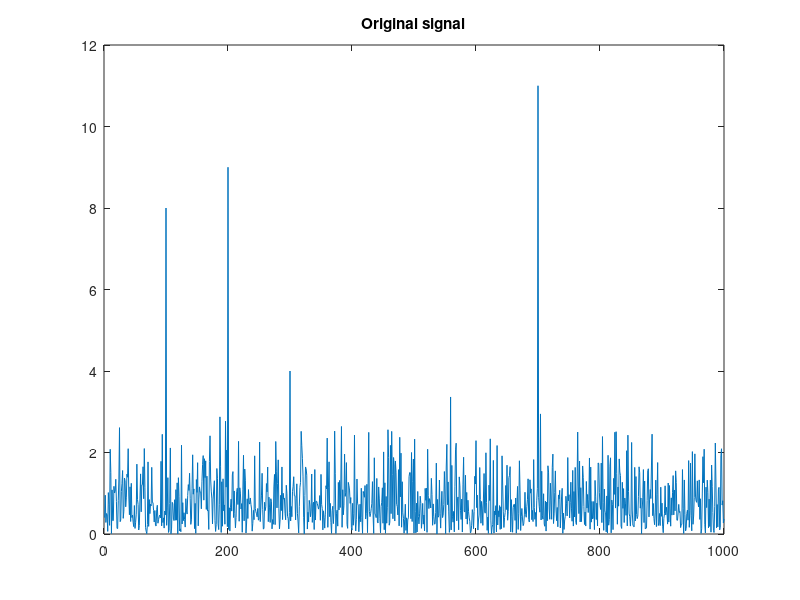
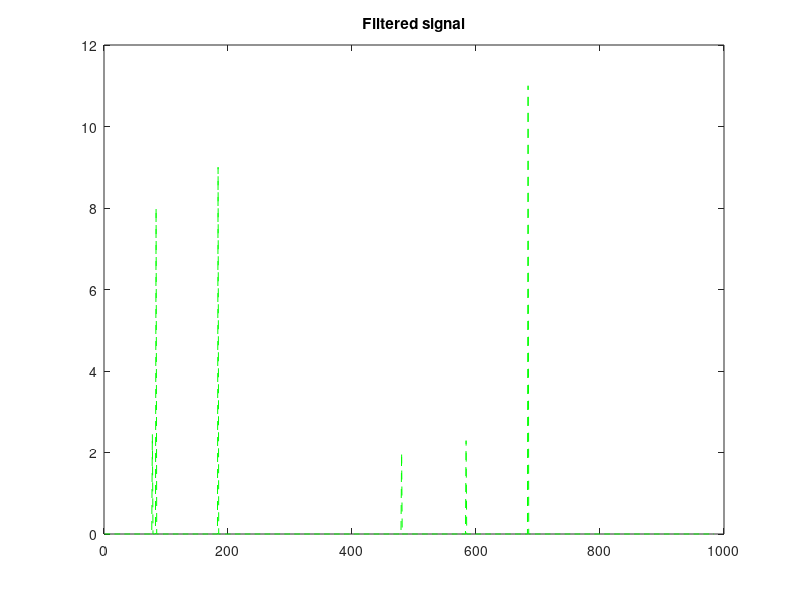
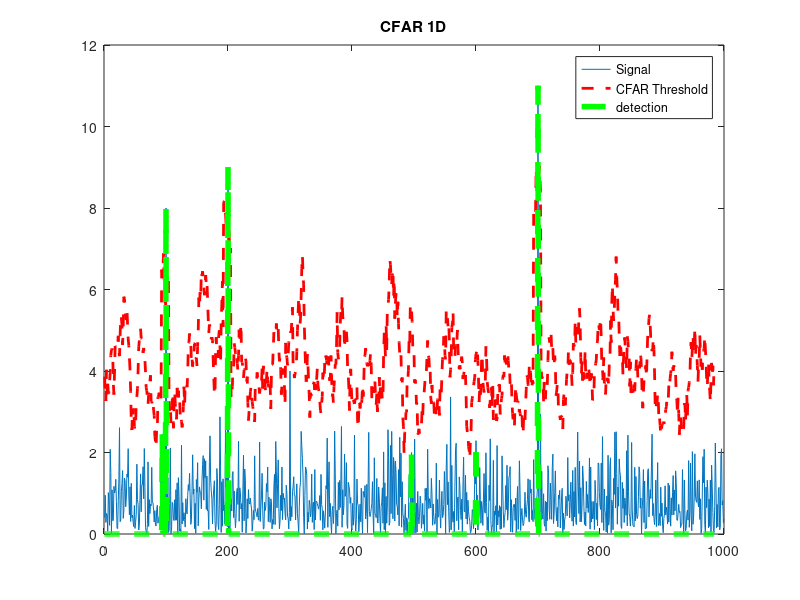

The MATLAB source for these figures, in order:
% Implement 1D CFAR using lagging cells on the given noise and target scenario.
% Steps to follow:
% 1. Define the number of training cells and guard cells
% 2. Start sliding the window one cell at a time across the complete 
%    FFT 1D array. Total window size should be: 2(T+G)+CUT
% 3. For each step, sum the signal (noise) within all the leading or 
%    lagging training cells
% 4. Average the sum to determine the noise threshold
% 5. Using an appropriate offset value to scale the threshold
% 6. Now, measure the signal in the CUT, which is T+G+1 from the window 
%    starting point
% 7. Compare the signal measured in 5 against the threshold measured in 4
% 8. If the level of signal measured in CUT is smaller than the threshold 
%    measured, then assign 0 value to the signal within CUT.

% Close and delete all currently open figures
close all;

% Data_points
Ns = 1000;

% Generate random noise
s=abs(randn(Ns,1));

%Targets location. Assigning bin 100, 200, 300 and 700 as Targets with the amplitudes of 8, 9, 4, 11.
s([100 ,200, 300, 700])=[8 9 4 11];

%plot the output
plot(s);
title('Original signal');

% Apply CFAR to detect the targets by filtering the noise.

% 1. Define the number of training cells and guard cells
T = 12;
G = 4;

% Offset : Adding room above noise threshold for desired SNR 
offset=5;

% Vector to hold threshold values 
threshold_cfar = [];

%Vector to hold final signal after thresholding
signal_cfar = [];

% 2. Slide window across the signal length
for i = 1:(Ns-(G+T))     

    % 2. - 5. Determine the noise threshold by measuring it within the
    % training cells:
    
    % 2. Start sliding the window one cell at a time across the complete 
    %    FFT 1D array. Total window size should be: 2(T+G)+CUT
    % 3. For each step, sum the signal (noise) within all the leading or 
    %    lagging training cells. Here: use lagging cells
    % 4. Average the sum to determine the noise threshold
    % 5. Using an appropriate offset value to scale the threshold
    noise_threshold = mean(s(i:i+T-1)) * offset;
    
    % 6. Now, measure the signal within the CUT, which is T+G+1 from the
    % window starting point
    signal = s(i+T+G);
    % 7. Compare the signal measured in 5 against the threshold measured in
    % 4 (??)
    % 8. Filter the signal above the threshold
    if signal < noise_threshold
        signal = 0;
    end
    threshold_cfar = [threshold_cfar, {noise_threshold}];
    signal_cfar = [signal_cfar, {signal}];
end



figure
% plot the filtered signal
plot (cell2mat(signal_cfar),'g--');
title('Filtered signal')

% plot original sig, threshold and filtered signal within the same figure.
figure,plot(s);
title('CFAR 1D')
hold on,plot(cell2mat(circshift(threshold_cfar,G)),'r--','LineWidth',2)
hold on, plot (cell2mat(circshift(signal_cfar,(T+G))),'g--','LineWidth',4);
legend('Signal','CFAR Threshold','detection')